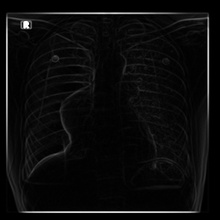
%> input picture 14230003ed.jpg, 220 x 220 px, shrunk from 1760 x 1760 before the run, given in place of 1.jpg, which was not available
$ octave process_image_rgb_to_algorithms.m   (GNU Octave 9; MATLAB toolbox functions it lacks are replaced by stand-ins)
%> lines starting %> are read from the running program, lines starting %| are printed output that depends on the picture; pictures that were not available may be replaced by others from this repository, and a replacement may not be noted
### lci_enlarge.m
function [b] = lci_enlarge(fc)
a=imread(fc);
information= imfinfo(fc);
colortype = information.ColorType;
if colortype == 'truecolor'
    [x y z]=size(a);
    b = cast(zeros(x+x-1, y+y-1, z),'uint8');
    for i=1:x
        for j=1:y
            k=i+i-1;
            l=j+j-1;
            for m=1:3
                b(k,l,m)=a(i,j,m);
            end
        end
    end
    for j=1:y+y-1
        for i=1:x+x-1
            if rem (i,2) == 0
                for m=1:3
                    b(i,j,m)= round(((b(i-1,j,m)/2)-1)+(b(i+1,j,m)/2));
                end
            end
        end
    end
    for i=1:x+x-1
        for j=1:y+y-1
            if rem (j,2) == 0
	for m=1:3
b(i,j,m)= round(((b(i,j-1,m)/2)-1)+(b(i,j+1,m)/2));
                end
            end
        end
    end
else
    [x y]=size(a);
    b = cast(zeros(x+x-1, y+y-1),'uint8');
    for i=1:x
        for j=1:y
            k=i+i-1;
            l=j+j-1;
            b(k,l)=a(i,j);
        end
    end
    for j=1:y+y-1
        for i=1:x+x-1
            if rem (i,2) == 0
                b(i,j)= round(((b(i-1,j)/2)-1)+(b(i+1,j)/2));
            end
        end
    end
    for i=1:x+x-1
        for j=1:y+y-1
            if rem (j,2) == 0
               b(i,j)= round(((b(i,j-1)/2)-1)+(b(i,j+1)/2));
            end
        end
    end
end

### filter_min_max_rgb.m
function G = filter_min_max_rgb(img)
    F = img;
    [tinggi, lebar, ~] = size(F);  % Get dimensions of the RGB image

    G = uint8(zeros(tinggi, lebar, 3));  % Initialize output matrix

    % Apply min-max filter
    for i = 5 : tinggi-4
        for j = 5 : lebar-4
            % Extract neighborhood for each channel
            neighborhood_red = F(i-1:i+1, j-1:j+1, 1);
            neighborhood_green = F(i-1:i+1, j-1:j+1, 2);
            neighborhood_blue = F(i-1:i+1, j-1:j+1, 3);

            % Calculate min and max for each channel
            min_red = min(neighborhood_red, [], 'all');
            max_red = max(neighborhood_red, [], 'all');
            min_green = min(neighborhood_green, [], 'all');
            max_green = max(neighborhood_green, [], 'all');
            min_blue = min(neighborhood_blue, [], 'all');
            max_blue = max(neighborhood_blue, [], 'all');

            % Apply min-max filter to each channel
            G(i, j, 1) = uint8(min(max(F(i, j, 1), min_red), max_red));
            G(i, j, 2) = uint8(min(max(F(i, j, 2), min_green), max_green));
            G(i, j, 3) = uint8(min(max(F(i, j, 3), min_blue), max_blue));
        end
    end
end

### process_image_rgb_to_algorithms.m
image_path = "images_diabetic_retinopathy";
image_files = dir(fullfile(image_path, '*.jpg'));

for i = 1 : 10
    filename = strcat("images_diabetic_retinopathy/", num2str(i), '.jpg');
    img = imread(filename);
%> img is the input picture: size 220x220 uint8; min 0, max 255, mean 11.3

    figure(i); % works
    % Apply enlarge image algorithm
    % subplot(2, 2, 1);
    Im1 = lci_enlarge(filename);
%> after the loop in lci_enlarge, `for i=1:x`:
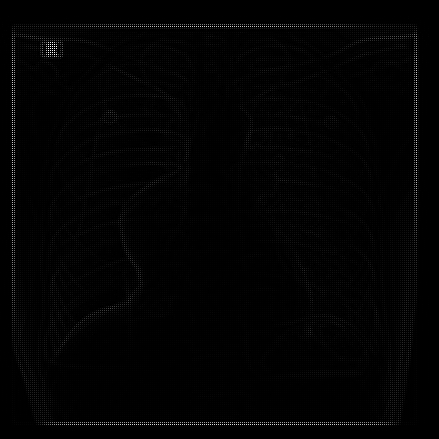
%> b: size 439x439 uint8; min 0, max 255, mean 2.8
%> after the loop in lci_enlarge, `for j=1:y+y-1`:
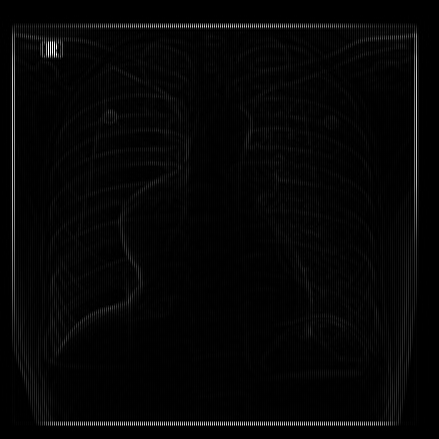
%> b: size 439x439 uint8; min 0, max 255, mean 5.6
%> after the loop in lci_enlarge, `for i=1:x+x-1`:
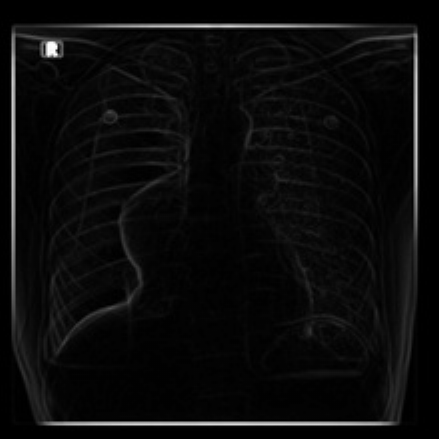
%> b: size 439x439 uint8; min 0, max 255, mean 10.9
    % imshow(Im1);
    % title('Enlarged Image');

    % Apply preprocessing (filter using min max algorithm)
    % subplot(2, 2, 2);
    Im2 = filter_min_max_rgb(Im1); % works
%> the run ends on the next line

$ run again, on 14230003od.jpg
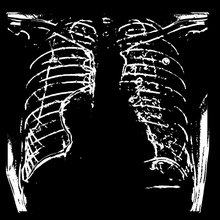
%> input picture 14230003od.jpg, 220 x 220 px, shrunk from 1760 x 1760 before the run, given in place of 1.jpg, which was not available
%> img is the input picture: size 220x220 uint8; min 0, max 255, mean 32.6
%> after the loop in lci_enlarge, `for j=1:y+y-1`:
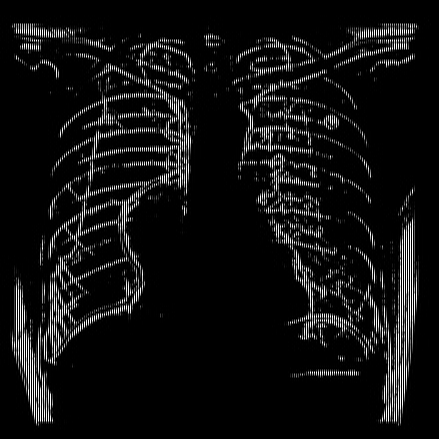
%> b: size 439x439 uint8; min 0, max 255, mean 16.3
%> after the loop in lci_enlarge, `for i=1:x+x-1`:
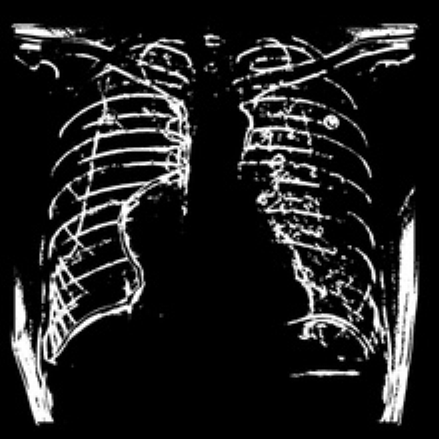
%> b: size 439x439 uint8; min 0, max 255, mean 32.6
